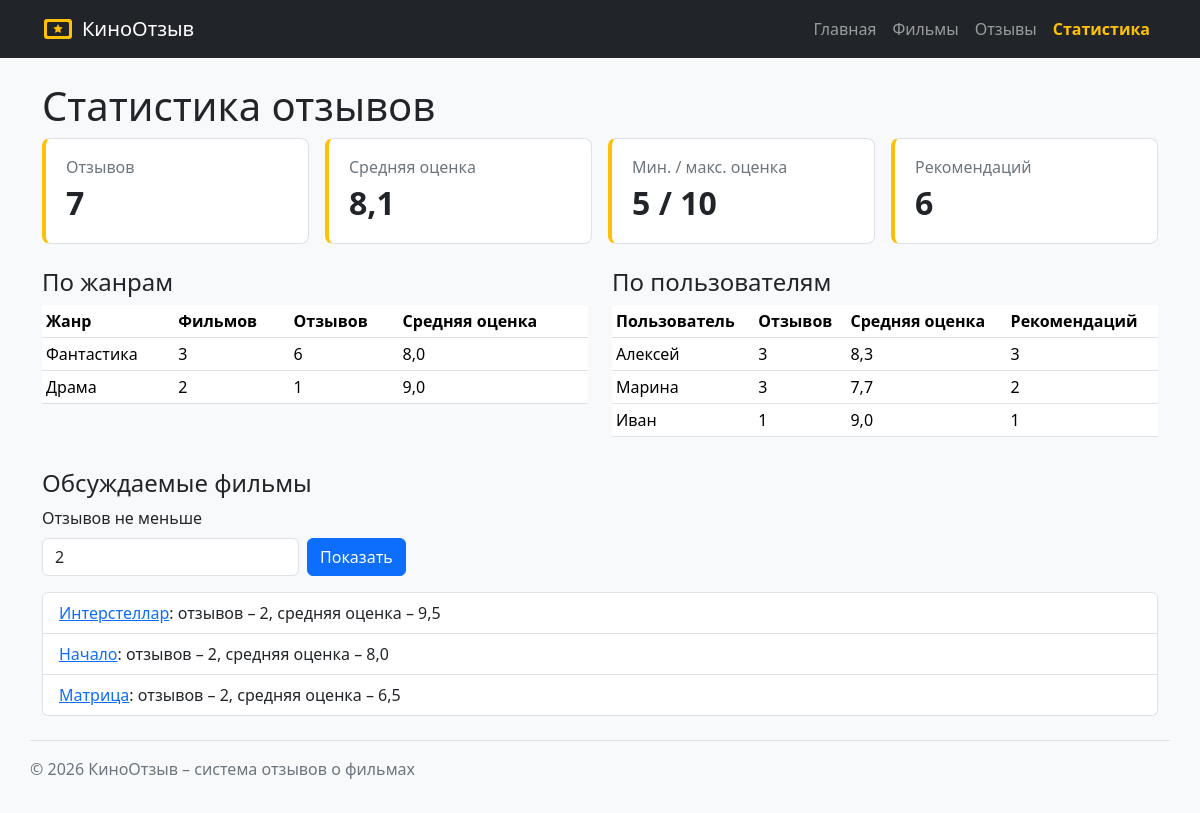
/reviews/statistics/, run on the app's committed database.
### reviews/views.py (the view)
# urls.py: path("statistics/", views.statistics, name="statistics"),
def statistics(request: HttpRequest) -> HttpResponse:
    min_reviews = parse_min_reviews(request.GET.get("min_reviews"))
    context = {
        "totals": fetch_one(TOTALS_SQL),
        "genres": fetch_all(GENRE_STATISTICS_SQL),
        "users": fetch_all(USER_STATISTICS_SQL),
        "popular_movies": fetch_all(POPULAR_MOVIES_SQL, [min_reviews]),
        "min_reviews": min_reviews,
    }
    return render(request, "reviews/statistics.html", context)

### db/database.py (called while the page is built)
def get_connection(db_path: Path | str | None = None) -> sqlite3.Connection:
    conn = sqlite3.connect(db_path or DB_PATH)
    conn.row_factory = sqlite3.Row
    conn.execute("PRAGMA foreign_keys = ON")
    return conn

def fetch_all(sql: str, params: tuple | list = ()) -> list[sqlite3.Row]:
    conn = get_connection()
    try:
        return conn.execute(sql, params).fetchall()
    finally:
        conn.close()

def fetch_one(sql: str, params: tuple | list = ()) -> sqlite3.Row | None:
    conn = get_connection()
    try:
        return conn.execute(sql, params).fetchone()
    finally:
        conn.close()

### reviews/views.py (called while the page is built)
def parse_min_reviews(value: str | None) -> int:
    try:
        return max(int(value or 2), 1)
    except ValueError:
        return 2

### reviews/templates/reviews/statistics.html (shortened to what this page needs)
{% extends "base.html" %}
{% block content %}
  <h1>Статистика отзывов</h1>
  <div class="row g-3 mb-4">
    <div class="col-6 col-md-3">
      <div class="stat-card">
        <div class="stat-card__label">Отзывов</div>
        <div class="stat-card__value">{{ totals.reviews_count }}</div>
      </div>
    </div>
    <div class="col-6 col-md-3">
      <div class="stat-card">
        <div class="stat-card__label">Средняя оценка</div>
        <div class="stat-card__value">{{ totals.average_rating|default:0|floatformat:1 }}</div>
      </div>
    </div>
    <div class="col-6 col-md-3">
      <div class="stat-card">
        <div class="stat-card__label">Мин. / макс. оценка</div>
        <div class="stat-card__value">{{ totals.min_rating|default:"–" }} / {{ totals.max_rating|default:"–" }}</div>
      </div>
    </div>
    <div class="col-6 col-md-3">
      <div class="stat-card">
        <div class="stat-card__label">Рекомендаций</div>
        <div class="stat-card__value">{{ totals.recommended_count|default:0 }}</div>
      </div>
    </div>
  </div>
  <div class="row g-4">
    <section class="col-lg-6">
      <h2 class="h4">По жанрам</h2>
      <table class="table table-sm bg-white">
        <thead>
          <tr><th>Жанр</th><th>Фильмов</th><th>Отзывов</th><th>Средняя оценка</th></tr>
        </thead>
        <tbody>
          {% for item in genres %}
            <tr>
              <td>{{ item.genre }}</td>
              <td>{{ item.movies_count }}</td>
              <td>{{ item.reviews_count }}</td>
              <td>{{ item.average_rating|default:"–" }}</td>
            </tr>
          {% empty %}
            <tr><td colspan="4">Данные отсутствуют.</td></tr>
          {% endfor %}
        </tbody>
      </table>
    </section>
    <section class="col-lg-6">
      <h2 class="h4">По пользователям</h2>
      <table class="table table-sm bg-white">
        <thead>
          <tr><th>Пользователь</th><th>Отзывов</th><th>Средняя оценка</th><th>Рекомендаций</th></tr>
        </thead>
        <tbody>
          {% for item in users %}
            <tr>
              <td>{{ item.user_name }}</td>
              <td>{{ item.reviews_count }}</td>
              <td>{{ item.average_rating|default:"–" }}</td>
              <td>{{ item.recommended_count|default:0 }}</td>
            </tr>
          {% empty %}
            <tr><td colspan="4">Данные отсутствуют.</td></tr>
          {% endfor %}
        </tbody>
      </table>
    </section>
  </div>
  <section class="mt-3">
    <h2 class="h4">Обсуждаемые фильмы</h2>
    <form method="get" class="row g-2 align-items-end mb-3">
      <div class="col-auto">
        <label for="min_reviews" class="form-label">Отзывов не меньше</label>
        <input type="number" id="min_reviews" name="min_reviews" min="1"
               value="{{ min_reviews }}" class="form-control">
      </div>
      <div class="col-auto">
        <button type="submit" class="btn btn-primary">Показать</button>
      </div>
    </form>
    <ul class="list-group">
      {% for movie in popular_movies %}
        <li class="list-group-item">
          <a href="{% url 'catalog:detail' movie.id %}">{{ movie.title }}</a>:
          отзывов – {{ movie.reviews_count }}, средняя оценка – {{ movie.average_rating|floatformat:1 }}
        </li>
      {% empty %}
        <li class="list-group-item">Фильмов с таким числом отзывов нет.</li>
      {% endfor %}
    </ul>
  </section>
{% endblock %}

### homepage/static/homepage/css/style.css (style rules this page uses)
body { display: flex; flex-direction: column; min-height: 100vh; }
.stat-card { padding: 1rem 1.25rem; background: #fff; border: 1px solid #dee2e6; border-left: 4px solid #ffc107; border-radius: 8px; }
.stat-card__label { color: #6c757d; }
.stat-card__value { font-size: 2rem; font-weight: 600; }

### data on the page
users: user_name "Алексей", reviews_count "3", average_rating "8,3", recommended_count "3"
users: user_name "Марина", reviews_count "3", average_rating "7,7", recommended_count "2"
users: user_name "Иван", reviews_count "1", average_rating "9,0", recommended_count "1"
movies: title "Интерстеллар", reviews_count "2", average_rating "9,5"
movies: title "Начало", reviews_count "2", average_rating "8,0"
movies: title "Матрица", reviews_count "2", average_rating "6,5"

### other printed values
{{ totals.reviews_count }} "7"
{{ totals.average_rating|default:0|floatformat:1 }} "8,1"
{{ totals.min_rating|default:"–" }} "5"
{{ totals.max_rating|default:"–" }} "10"
{{ totals.recommended_count|default:0 }} "6"
{{ item.genre }} "Фантастика" "Драма"
{{ item.movies_count }} "3" "2"
{{ item.reviews_count }} "6" "1"
{{ item.average_rating|default:"–" }} "8,0" "9,0"
